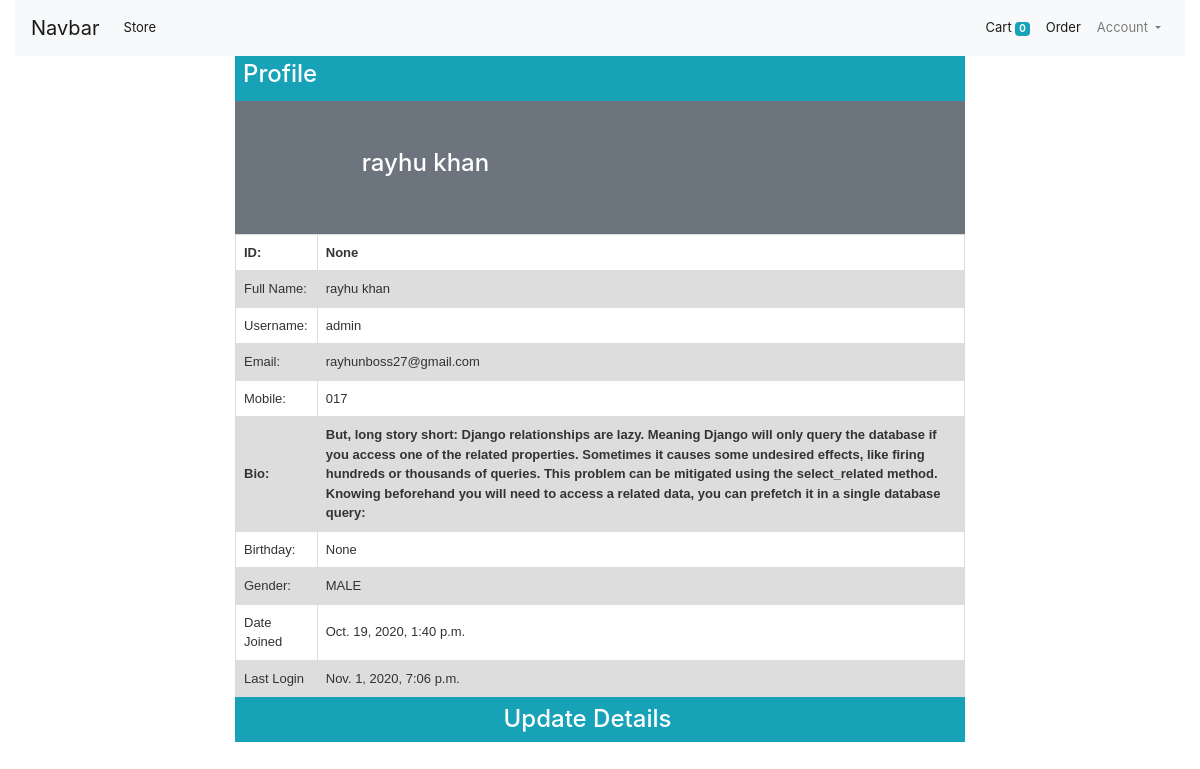
/profile/ (signed in), run on the app's committed database.
### store/models/model_customer.py (models this page shows, shortened)
class Customer(models.Model):
    GENDER_CHOICE = [
        ('MALE', 'Male'),
        ('FEMALE', 'Female'),
        ('OTHERS', 'Others'),
    ]
    user = models.OneToOneField(User, null=True, on_delete=models.CASCADE)
    first_name = models.CharField(max_length=50)
    last_name = models.CharField(max_length=50)
    mobile = models.CharField(max_length=50, null=True)
    profile_pic = models.ImageField(null=True, blank=True)
    username = models.CharField(max_length=50)
    email = models.EmailField(max_length=50)
    password = models.CharField(max_length=500)
    bio = models.TextField(null=True, blank=True)
    birth_day = models.CharField(null=True, blank=True, max_length=200)
    gender = models.CharField(
        max_length=6,
        choices = GENDER_CHOICE,
        default='MALE',
        null=True,
    )
    def __str__(self):
        return self.username
    @staticmethod
    def get_customer_by_username(username):
        try:
            return Customer.objects.get(username=username)
        except:
            return False

### store/views/profile.py (the view)
# urls.py: path('profile/',Profile.as_view(), name='profile'),
class Profile(View):
    def get(self, request, *args, **kwargs):
        customer_id = request.session.get('customer_id')
        username = request.session.get('username')
        customer = Customer.get_customer_by_username(username)
        if customer:
           first_name = request.session['first_name'] = customer.first_name
           last_name = request.session['last_name'] = customer.last_name
           email = request.session['email'] = customer.email
           mobile = request.session['mobile'] = customer.mobile
           gender = request.session['gender'] = customer.gender
           bio = request.session['bio'] = customer.bio
           birth_day = request.session['birth_day'] = customer.birth_day
        context = {
            'customer_id':customer_id,
            'customer': customer,
            'first_name': first_name,
            'last_name':last_name,
            'username': username,
            'email': email,
            'mobile':mobile,
            'gender': gender,
            'bio': bio,
            'birth_day': birth_day,
        }
        return render(request, 'profile.html',context)

### store/templates/profile.html (shortened to what this page needs)
{% extends 'base.html' %}
{% block content %}
<div class="container">
<div class="row">
  <div class="col-lg-8 m-auto">
    <div class="bg-info text-white py-1 pl-2">
      <h4>Profile</h4>
    </div>
    <div class="bg-secondary">
      <div class="row">
        <div class="col-lg-2">
        </div>
        <div class="col-lg-10 py-5 h4 text-white">
          {{ first_name }} {{ last_name }}
        </div>
      </div>
    </div>
  </div>
</div>
<div class="row">
  <div class="col-lg-8 m-auto">
  <table>
    <tr>
      <th>ID:</th>
      <th>{{ customer_id }}</th>
    </tr>
    <tr>
      <td>Full Name:</td>
      <td>{{ first_name }} {{ last_name }}</td>
    </tr>
    <tr>
      <td>Username:</td>
      <td>{{ customer }}</td>
    </tr>
    <tr>
      <td>Email:</td>
      <td>{{ email }}</td>
    </tr>
    <tr>
      <td>Mobile:</td>
      <td>{{ mobile }}</td>
    </tr>
      <tr>
        <th>Bio:</th>
        <th>{{ bio }}</th>
      </tr>
      <tr>
        <td>Birthday:</td>
        <td>{{ birth_day }}</td>
      </tr>
      <tr>
        <td>Gender:</td>
        <td>{{ gender }}</td>
      </tr>
      <tr>
        <td>Date Joined</td>
        <td>{{ user.date_joined }}</td>
      </tr>
      <tr>
        <td>Last Login</td>
        <td>{{ user.last_login }}</td>
      </tr>
    </table>
    <a href="{% url 'profile_update' %}" class="btn-info btn-block text-center text-white py-2 mb-4 h4 text-justify">
      Update Details
    </a>
  </div>
</div>
</div>
{% endblock %}

### static/css/style.css (style rules this page uses)
* { margin: 0; padding: 0; outline: 0; }
.btn-info { padding-right: 25px; }
body { color: #333; font-size: 13px; margin: 0; }

### store/templates/profile.html (style rules this page uses)
table { font-family: arial, sans-serif; border-collapse: collapse; width: 100%; }
td, th { border: 1px solid #dddddd; text-align: left; padding: 8px; }
tr:nth-child(even) { background-color: #dddddd; }

### data on the page
Customer: first_name "rayhu", last_name "khan", username "admin", email "rayhunboss27@gmail.com", mobile "017", bio "But, long story short: Django relationships are lazy. Meaning Django will only query the database if you access one of the related properties. Sometimes it causes some undesired effects, like firing hundreds or thousands of queries. This problem can be mitigated using the select_related method. Knowing beforehand you will need to access a related data, you can prefetch it in a single database query:", gender "MALE"

### other printed values
{{ request.session.cart.keys|length }} "0"
{{ customer_id }} "None"
{{ birth_day }} "None"
{{ user.date_joined }} "Oct. 19, 2020, 1:40 p.m."
{{ user.last_login }} "Nov. 1, 2020, 7:06 p.m."
